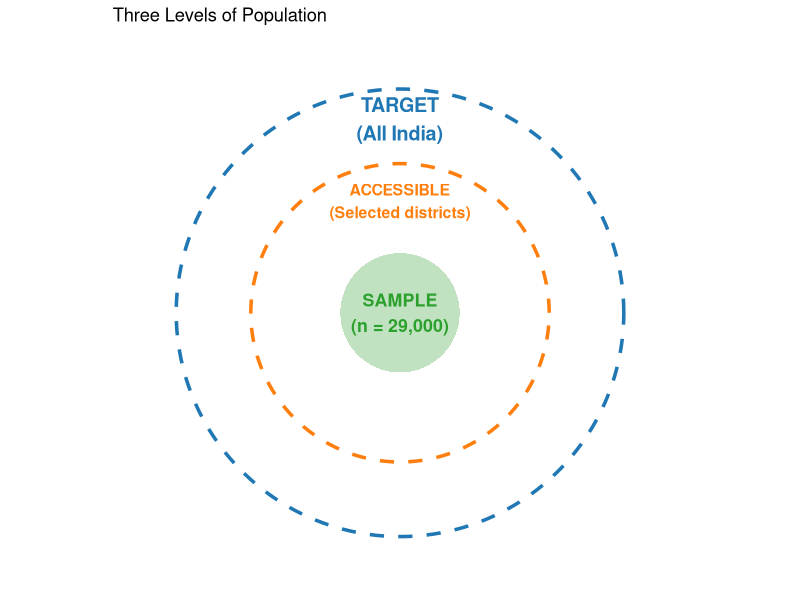
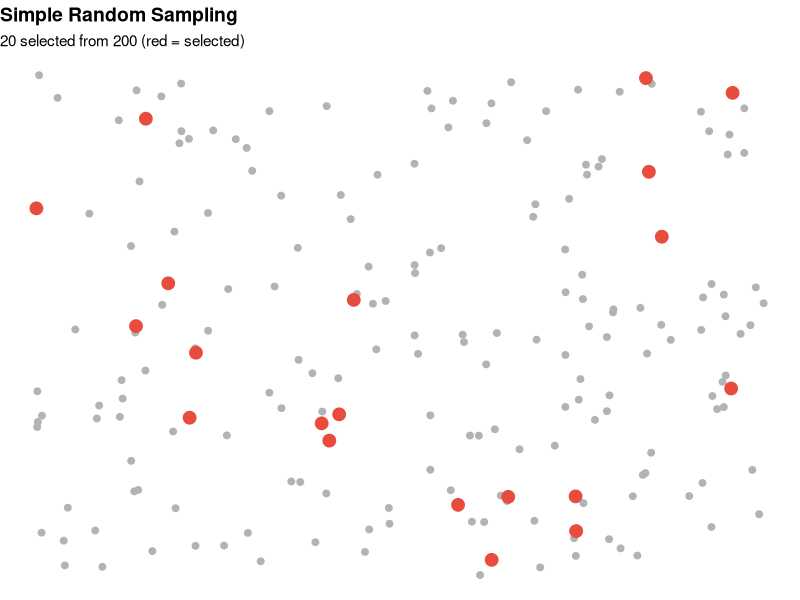
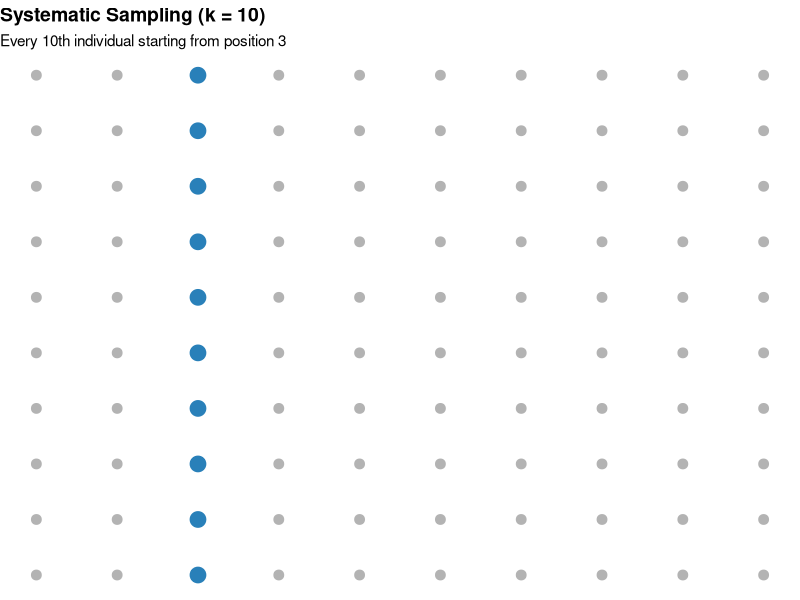
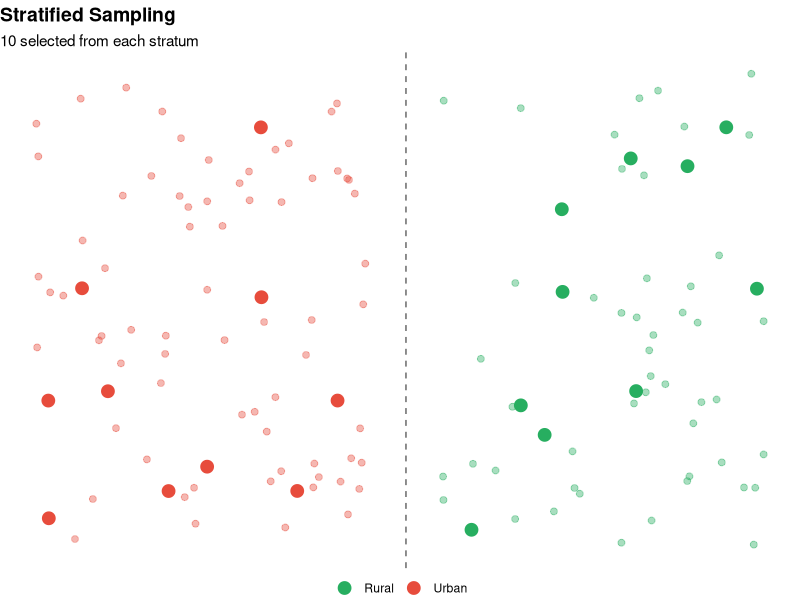
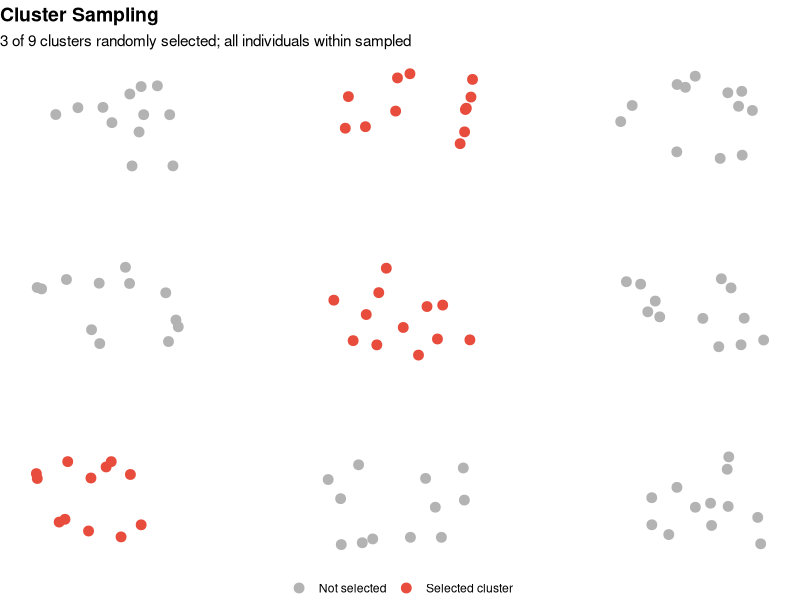
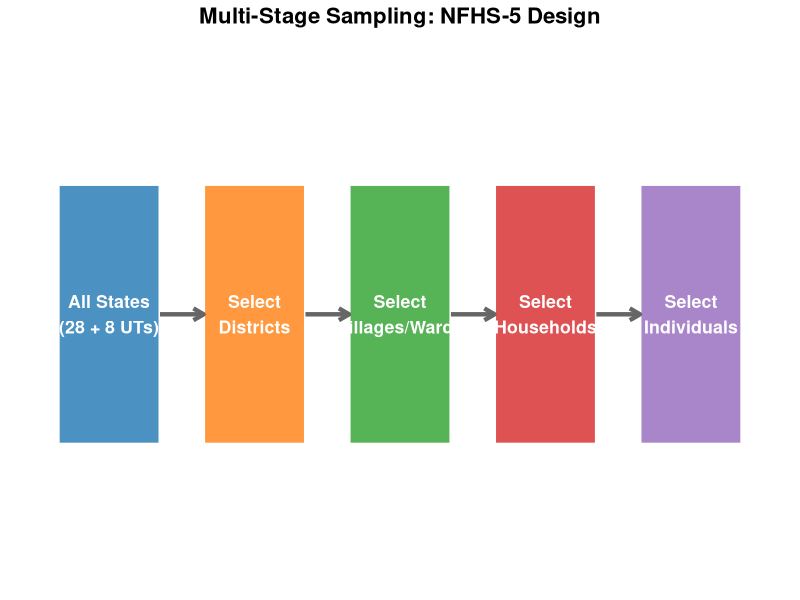
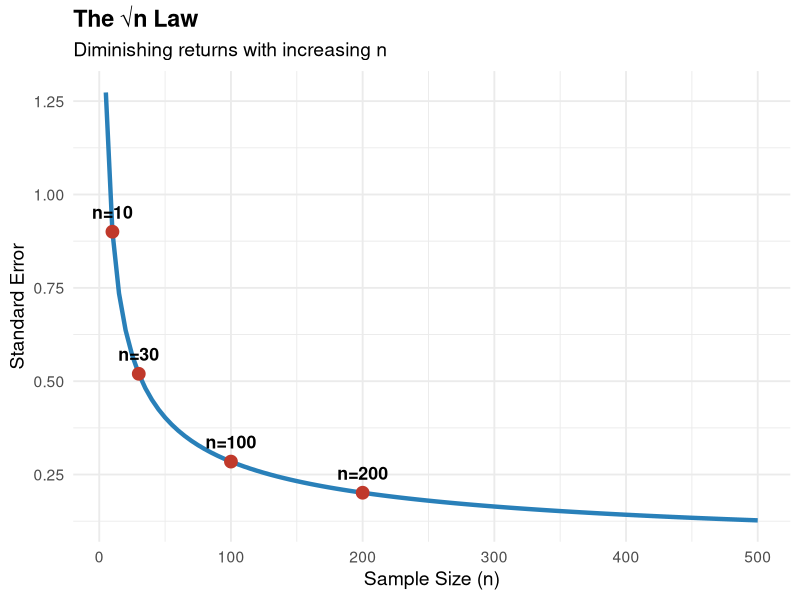
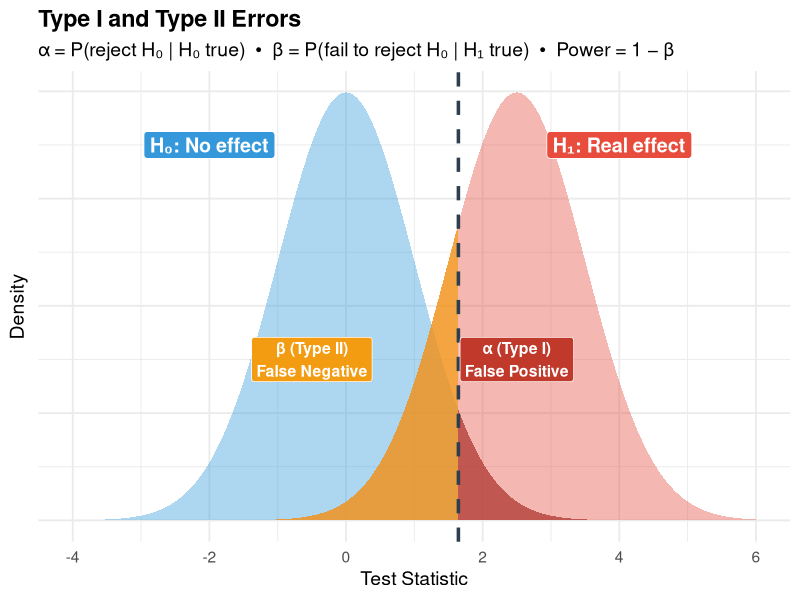

Recreate these plots in R, in order.
## ---- chunk 1
#| label: setup
#| include: false
library(tidyverse)
library(kableExtra)
library(patchwork)
library(scales)
set.seed(42)
## ---- chunk 2
#| fig-height: 5
#| fig-width: 5.5

circle_pts <- function(x0, y0, r, n = 200) {
  theta <- seq(0, 2 * pi, length.out = n)
  data.frame(x = x0 + r * cos(theta), y = y0 + r * sin(theta))
}

ggplot() +
  geom_path(data = circle_pts(0, 0, 3), aes(x, y), color = "#1f77b4", linewidth = 1.2, linetype = "dashed") +
  geom_path(data = circle_pts(0, 0, 2), aes(x, y), color = "#ff7f0e", linewidth = 1.2, linetype = "dashed") +
  geom_polygon(data = circle_pts(0, 0, 0.8), aes(x, y), fill = "#2ca02c", alpha = 0.3, linewidth = 1.2) +
  annotate("text", x = 0, y = 2.6, label = "TARGET\n(All India)", size = 5, fontface = "bold", color = "#1f77b4") +
  annotate("text", x = 0, y = 1.5, label = "ACCESSIBLE\n(Selected districts)", size = 4, fontface = "bold", color = "#ff7f0e") +
  annotate("text", x = 0, y = 0, label = "SAMPLE\n(n = 29,000)", size = 4.5, fontface = "bold", color = "#2ca02c") +
  coord_equal() + xlim(-3.5, 3.5) + ylim(-3.5, 3.5) +
  theme_void() +
  labs(title = "Three Levels of Population")
## ---- chunk 3
#| fig-height: 5
#| fig-width: 5.5

set.seed(42)
pop <- tibble(x = runif(200), y = runif(200))
srs <- pop %>% slice_sample(n = 20)

ggplot() +
  geom_point(data = pop, aes(x, y), color = "gray70", size = 2) +
  geom_point(data = srs, aes(x, y), color = "#e74c3c", size = 4) +
  labs(title = "Simple Random Sampling", subtitle = "20 selected from 200 (red = selected)") +
  theme_void() +
  theme(plot.title = element_text(face = "bold", size = 14))
## ---- chunk 4
#| fig-height: 5
#| fig-width: 5.5

set.seed(42)
sys_pop <- tibble(id = 1:100, x = rep(1:10, 10), y = rep(10:1, each = 10))
sys_selected <- sys_pop %>% filter((id - 3) %% 10 == 0)

ggplot() +
  geom_point(data = sys_pop, aes(x, y), color = "gray70", size = 3) +
  geom_point(data = sys_selected, aes(x, y), color = "#2980b9", size = 5) +
  labs(title = "Systematic Sampling (k = 10)", subtitle = "Every 10th individual starting from position 3") +
  theme_void() +
  theme(plot.title = element_text(face = "bold", size = 14))
## ---- chunk 5
#| fig-height: 5
#| fig-width: 5.5

set.seed(42)
strat_pop <- tibble(
  x = c(runif(80, 0, 0.45), runif(60, 0.55, 1)),
  y = runif(140),
  stratum = c(rep("Urban", 80), rep("Rural", 60))
)
strat_sel <- strat_pop %>% group_by(stratum) %>% slice_sample(n = 10) %>% ungroup()

ggplot() +
  geom_point(data = strat_pop, aes(x, y, color = stratum), size = 2, alpha = 0.4) +
  geom_point(data = strat_sel, aes(x, y, color = stratum), size = 4) +
  geom_vline(xintercept = 0.5, linetype = "dashed", color = "gray40") +
  scale_color_manual(values = c("Urban" = "#e74c3c", "Rural" = "#27ae60")) +
  labs(title = "Stratified Sampling", subtitle = "10 selected from each stratum", color = NULL) +
  theme_void() +
  theme(plot.title = element_text(face = "bold", size = 14), legend.position = "bottom")
## ---- chunk 6
#| fig-height: 5
#| fig-width: 5.5

set.seed(42)
cluster_data <- tibble(
  cluster = rep(1:9, each = 12),
  x = rep(c(1, 2, 3, 1, 2, 3, 1, 2, 3), each = 12) + runif(108, -0.25, 0.25),
  y = rep(c(3, 3, 3, 2, 2, 2, 1, 1, 1), each = 12) + runif(108, -0.25, 0.25),
  selected = cluster %in% c(2, 5, 7)
)

ggplot(cluster_data, aes(x, y, color = selected)) +
  geom_point(size = 3) +
  scale_color_manual(values = c("FALSE" = "gray70", "TRUE" = "#e74c3c"), labels = c("Not selected", "Selected cluster")) +
  labs(title = "Cluster Sampling", subtitle = "3 of 9 clusters randomly selected; all individuals within sampled", color = NULL) +
  theme_void() +
  theme(plot.title = element_text(face = "bold", size = 14), legend.position = "bottom")
## ---- chunk 7
#| fig-height: 4
#| fig-width: 11

stages <- tibble(
  x = c(1, 3, 5, 7, 9),
  y = rep(1, 5),
  label = c("All States\n(28 + 8 UTs)", "Select\nDistricts", "Select\nVillages/Wards", "Select\nHouseholds", "Select\nIndividuals"),
  stage = paste("Stage", 1:5)
)

ggplot(stages) +
  geom_rect(aes(xmin = x - 0.7, xmax = x + 0.7, ymin = 0.5, ymax = 1.5),
            fill = c("#1f77b4", "#ff7f0e", "#2ca02c", "#d62728", "#9467bd"), alpha = 0.8, color = "white", linewidth = 1) +
  geom_text(aes(x = x, y = 1, label = label), color = "white", fontface = "bold", size = 4.5) +
  geom_segment(data = tibble(x = c(1.7, 3.7, 5.7, 7.7), xend = c(2.3, 4.3, 6.3, 8.3)),
               aes(x = x, xend = xend, y = 1, yend = 1),
               arrow = arrow(length = unit(0.3, "cm")), linewidth = 1.5, color = "gray40") +
  xlim(0, 10) + ylim(0, 2) +
  labs(title = "Multi-Stage Sampling: NFHS-5 Design") +
  theme_void() +
  theme(plot.title = element_text(face = "bold", size = 16, hjust = 0.5))
## ---- chunk 8
methods <- tibble(
  Method = c("Simple Random", "Systematic", "Stratified", "Cluster", "Multi-Stage"),
  `How It Works` = c("Random selection from complete list",
                     "Every k-th person from list",
                     "Divide into strata, sample each",
                     "Select whole clusters, sample all within",
                     "Hierarchical selection at multiple levels"),
  `Best For` = c("Small well-defined populations",
                 "Large lists without subgroups",
                 "Ensuring subgroup representation",
                 "Large geographic spread, no frame",
                 "National surveys (NFHS, ICMR)"),
  Precision = c("High", "High", "Highest", "Lower", "Lower")
)

kable(methods, format = "html") %>%
  kable_styling(full_width = TRUE, font_size = 18) %>%
  row_spec(0, background = "#2c3e50", color = "white", bold = TRUE) %>%
  column_spec(1, bold = TRUE, width = "15%") %>%
  column_spec(4, width = "12%")
## ---- chunk 9
#| fig-height: 5.5
#| fig-width: 5.5

population <- rgamma(100000, shape = 2, rate = 0.5)
pop_sd <- sd(population)

n_vals <- seq(5, 500, by = 5)
se_vals <- pop_sd / sqrt(n_vals)

tibble(n = n_vals, SE = se_vals) %>%
  ggplot(aes(n, SE)) +
  geom_line(linewidth = 1.5, color = "#2980b9") +
  geom_point(data = tibble(n = c(10, 30, 100, 200), SE = pop_sd / sqrt(c(10, 30, 100, 200))),
             aes(n, SE), size = 4, color = "#c0392b") +
  geom_text(data = tibble(n = c(10, 30, 100, 200), SE = pop_sd / sqrt(c(10, 30, 100, 200)),
                          lab = paste0("n=", c(10,30,100,200))),
            aes(label = lab), vjust = -1, size = 4.5, fontface = "bold") +
  labs(title = "The √n Law", subtitle = "Diminishing returns with increasing n",
       x = "Sample Size (n)", y = "Standard Error") +
  theme_minimal(base_size = 14) +
  theme(plot.title = element_text(face = "bold"))
## ---- chunk 10
#| fig-height: 5.5
#| fig-width: 11

x <- seq(-4, 6, length.out = 1000)
h0 <- dnorm(x, 0, 1)
h1 <- dnorm(x, 2.5, 1)
crit <- qnorm(0.95)

df <- tibble(x = x, h0 = h0, h1 = h1)

ggplot(df, aes(x = x)) +
  geom_area(aes(y = h0), fill = "#3498db", alpha = 0.4) +
  geom_area(aes(y = h1), fill = "#e74c3c", alpha = 0.4) +
  geom_area(data = df %>% filter(x >= crit), aes(y = h0), fill = "#c0392b", alpha = 0.7) +
  geom_area(data = df %>% filter(x < crit), aes(y = h1), fill = "#f39c12", alpha = 0.7) +
  geom_vline(xintercept = crit, linetype = "dashed", linewidth = 1.2, color = "#2c3e50") +
  annotate("label", x = -2, y = 0.35, label = "H₀: No effect", fill = "#3498db", color = "white", fontface = "bold", size = 5) +
  annotate("label", x = 4, y = 0.35, label = "H₁: Real effect", fill = "#e74c3c", color = "white", fontface = "bold", size = 5) +
  annotate("label", x = 2.5, y = 0.15, label = "α (Type I)\nFalse Positive", fill = "#c0392b", color = "white", fontface = "bold", size = 4) +
  annotate("label", x = -0.5, y = 0.15, label = "β (Type II)\nFalse Negative", fill = "#f39c12", color = "white", fontface = "bold", size = 4) +
  labs(title = "Type I and Type II Errors", subtitle = "α = P(reject H₀ | H₀ true)  •  β = P(fail to reject H₀ | H₁ true)  •  Power = 1 − β",
       x = "Test Statistic", y = "Density") +
  theme_minimal(base_size = 14) +
  theme(plot.title = element_text(face = "bold"), axis.text.y = element_blank())
## ---- chunk 11
outcomes <- tibble(
  ` ` = c("**H₀ TRUE** (No effect)", "**H₀ FALSE** (Effect exists)"),
  `Reject H₀` = c("❌ **Type I Error (α)**\nFalse Positive\nP = 0.05",
                   "✅ **Correct** (Power)\nTrue Positive\nP = 1 − β = 0.80"),
  `Fail to Reject H₀` = c("✅ **Correct**\nTrue Negative\nP = 1 − α = 0.95",
                            "❌ **Type II Error (β)**\nFalse Negative\nP = 0.20")
)

kable(outcomes, format = "html", escape = FALSE) %>%
  kable_styling(full_width = TRUE, font_size = 18) %>%
  row_spec(0, background = "#2c3e50", color = "white", bold = TRUE) %>%
  column_spec(1, width = "25%", bold = TRUE)
## ---- chunk 12
#| fig-height: 5.5
#| fig-width: 11

sample_sizes <- seq(10, 300, by = 5)

power_d3 <- sapply(sample_sizes, function(n) pnorm(0.3 * sqrt(n/2) - qnorm(0.975)))
power_d5 <- sapply(sample_sizes, function(n) pnorm(0.5 * sqrt(n/2) - qnorm(0.975)))
power_d8 <- sapply(sample_sizes, function(n) pnorm(0.8 * sqrt(n/2) - qnorm(0.975)))

tibble(n = rep(sample_sizes, 3),
       Power = pmin(c(power_d3, power_d5, power_d8), 1),
       Effect = rep(c("d = 0.3 (Small)", "d = 0.5 (Medium)", "d = 0.8 (Large)"), each = length(sample_sizes))) %>%
  ggplot(aes(n, Power, color = Effect)) +
  geom_line(linewidth = 1.3) +
  geom_hline(yintercept = 0.80, linetype = "dashed", color = "gray40") +
  scale_y_continuous(labels = percent_format(), limits = c(0, 1)) +
  scale_color_manual(values = c("#e74c3c", "#27ae60", "#2980b9")) +
  annotate("text", x = 270, y = 0.83, label = "80% Power", fontface = "bold", color = "gray40", size = 5) +
  labs(title = "Power Curves: Larger Effects Need Fewer Subjects",
       subtitle = "α = 0.05 (two-tailed) | Minimum n per group to achieve 80% power",
       x = "Sample Size (per group)", y = "Statistical Power", color = NULL) +
  theme_minimal(base_size = 14) +
  theme(plot.title = element_text(face = "bold"), legend.position = "bottom", legend.text = element_text(size = 13))
## ---- chunk 13
#| fig-height: 5.5
#| fig-width: 11

flow <- tibble(
  x = c(5.5, 3, 8, 1.5, 4.5, 6.5, 9.5),
  y = c(5, 3, 3, 1, 1, 1, 1),
  label = c("What is your\nstudy objective?",
            "ESTIMATION\n(single group)", "COMPARISON\n(two+ groups)",
            "Proportion?\nn = z²p(1-p)/E²", "Mean?\nn = z²σ²/E²",
            "Two means?\nn = 2(zα+zβ)²σ²/δ²", "Two proportions?\nSpecific formula"),
  fill = c("#2c3e50", "#3498db", "#e74c3c", "#3498db", "#3498db", "#e74c3c", "#e74c3c")
)

arrows <- tibble(
  x = c(5.5, 5.5, 3, 3, 8, 8),
  xend = c(3, 8, 1.5, 4.5, 6.5, 9.5),
  y = c(4.6, 4.6, 2.6, 2.6, 2.6, 2.6),
  yend = c(3.4, 3.4, 1.4, 1.4, 1.4, 1.4)
)

ggplot() +
  geom_rect(data = flow, aes(xmin = x-1.1, xmax = x+1.1, ymin = y-0.5, ymax = y+0.5, fill = fill),
            color = "white", linewidth = 1) +
  scale_fill_identity() +
  geom_text(data = flow, aes(x = x, y = y, label = label), color = "white", fontface = "bold", size = 3.8) +
  geom_segment(data = arrows, aes(x = x, xend = xend, y = y, yend = yend),
               arrow = arrow(length = unit(0.3, "cm")), linewidth = 1, color = "gray40") +
  xlim(-0.5, 11.5) + ylim(0, 6) +
  labs(title = "Sample Size Decision Flowchart") +
  theme_void() +
  theme(plot.title = element_text(face = "bold", size = 16, hjust = 0.5))
